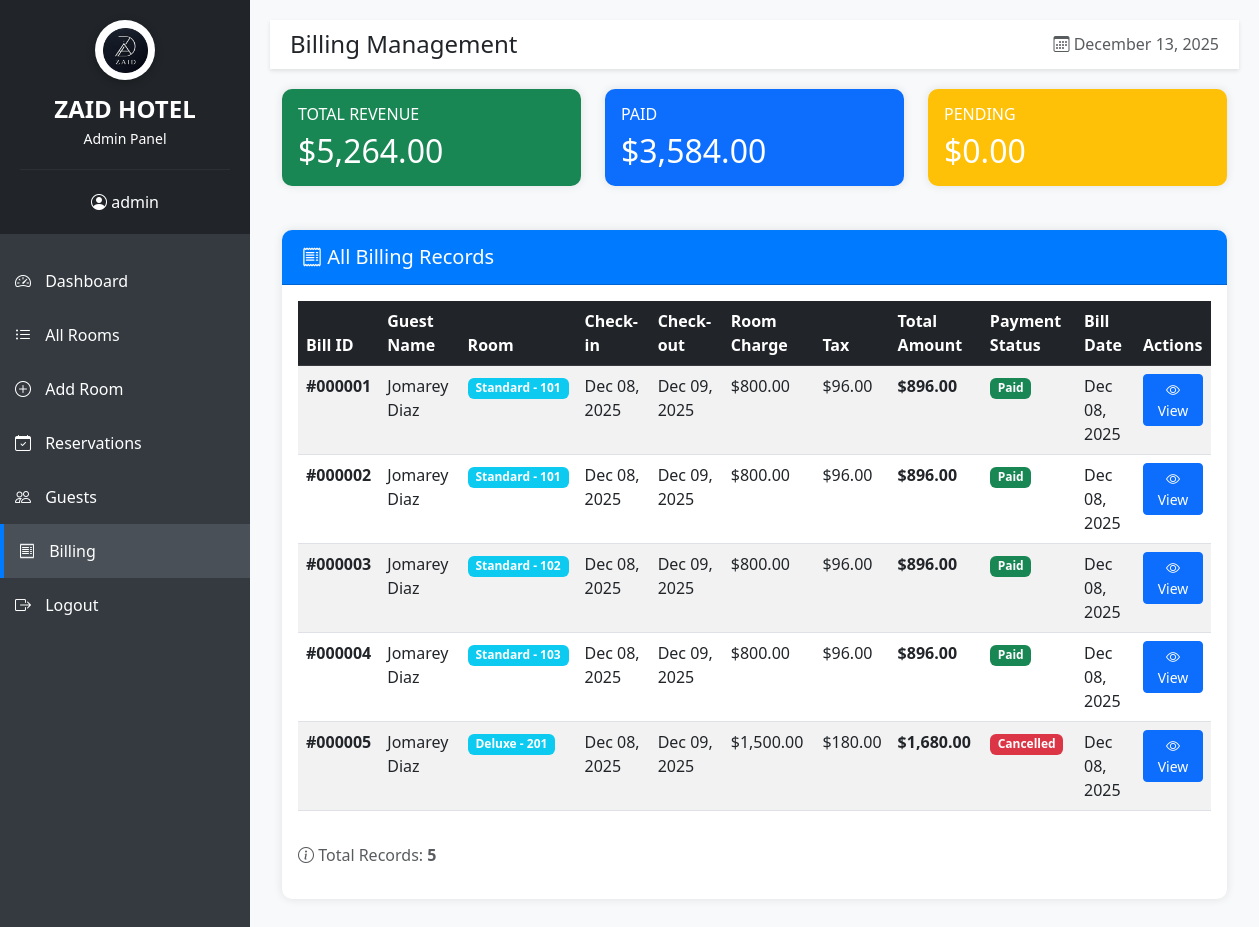
/admin/billing.php (signed in), run on an earlier commit of the app's database.
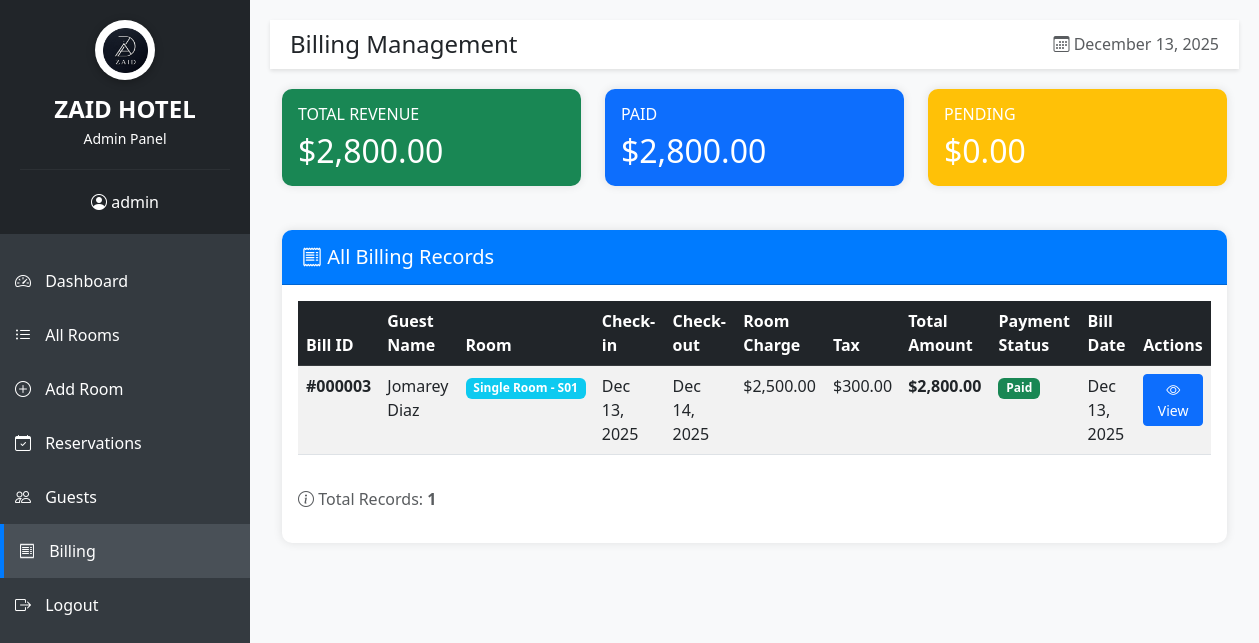
And on a later commit of the database.
### tables this page shows
CREATE TABLE billing (
        bill_id INTEGER PRIMARY KEY AUTOINCREMENT,
        reservation_id INTEGER NOT NULL,
        room_charge REAL NOT NULL,
        tax_amount REAL NOT NULL,
        total_amount REAL NOT NULL,
        payment_status TEXT NOT NULL DEFAULT 'Pending',
        bill_date DATE NOT NULL,
        FOREIGN KEY (reservation_id) REFERENCES reservation(reservation_id) ON DELETE CASCADE
    );

CREATE TABLE guest (
        guest_id INTEGER PRIMARY KEY AUTOINCREMENT,
        first_name TEXT NOT NULL,
        last_name TEXT NOT NULL,
        email TEXT NOT NULL UNIQUE,
        phone TEXT NOT NULL,
        address TEXT,
        password TEXT NOT NULL,
        created_date DATETIME DEFAULT CURRENT_TIMESTAMP
    );

CREATE TABLE room_type (
        room_type_id INTEGER PRIMARY KEY AUTOINCREMENT,
        type_name TEXT NOT NULL,
        nightly_rate REAL NOT NULL,
        max_guests INTEGER NOT NULL,
        description TEXT,
        thumbnail TEXT,
        image1 TEXT,
        image2 TEXT,
        image3 TEXT,
        image4 TEXT,
        image5 TEXT
    );

CREATE TABLE room (
        room_id INTEGER PRIMARY KEY AUTOINCREMENT,
        room_number TEXT NOT NULL UNIQUE,
        room_type_id INTEGER NOT NULL,
        status TEXT NOT NULL DEFAULT 'Available',
        floor TEXT NOT NULL,
        FOREIGN KEY (room_type_id) REFERENCES room_type(room_type_id) ON DELETE CASCADE
    );

CREATE TABLE "reservation" (
        reservation_id INTEGER PRIMARY KEY AUTOINCREMENT,
        guest_id INTEGER NOT NULL,
        room_id INTEGER NOT NULL,
        check_in_date DATE NOT NULL,
        check_out_date DATE NOT NULL,
        num_guests INTEGER NOT NULL,
        total_amount REAL NOT NULL,
        status TEXT NOT NULL DEFAULT 'Confirmed',
        booking_date DATETIME DEFAULT CURRENT_TIMESTAMP,
        actual_check_in DATETIME,
        actual_check_out DATETIME,
        FOREIGN KEY (guest_id) REFERENCES guest(guest_id) ON DELETE CASCADE,
        FOREIGN KEY (room_id) REFERENCES room(room_id) ON DELETE CASCADE
    );

### config/db.php (called while the page is built, shortened)
<?php
function db_fetch_all($result) {
    $rows = [];
    while ($row = $result->fetchArray(SQLITE3_ASSOC)) {
        $rows[] = $row;
    }
    return $rows;
}
?>

### admin/billing.php (the view, shortened to what the changed rows need)
<?php
require_once '../config/db.php';
include 'includes/header.php';
include 'includes/sidebar.php';
$query = "SELECT b.*, r.reservation_id, r.check_in_date, r.check_out_date, r.status as reservation_status,
                 g.first_name, g.last_name, g.email,
                 rm.room_number, rt.type_name
          FROM billing b
          INNER JOIN reservation r ON b.reservation_id = r.reservation_id
          INNER JOIN guest g ON r.guest_id = g.guest_id
          INNER JOIN room rm ON r.room_id = rm.room_id
          INNER JOIN room_type rt ON rm.room_type_id = rt.room_type_id
          ORDER BY b.bill_date DESC";
$result = $conn->query($query);
$billings = db_fetch_all($result);
$total_revenue = 0;
$total_pending = 0;
$total_paid = 0;
foreach ($billings as $bill) {
    if ($bill['payment_status'] === 'Paid') {
        $total_paid += $bill['total_amount'];
    } elseif ($bill['payment_status'] === 'Pending') {
        $total_pending += $bill['total_amount'];
    }
    $total_revenue += $bill['total_amount'];
}
?>
<div class="container-fluid">
    <div class="row mb-4">
        <div class="col-md-4">
            <div class="card text-white bg-success">
                <div class="card-body">
                    <h6 class="text-uppercase">Total Revenue</h6>
                    <h2 class="mb-0">$<?php echo number_format($total_revenue, 2); ?></h2>
                </div>
            </div>
        </div>
        <div class="col-md-4">
            <div class="card text-white bg-primary">
                <div class="card-body">
                    <h6 class="text-uppercase">Paid</h6>
                    <h2 class="mb-0">$<?php echo number_format($total_paid, 2); ?></h2>
                </div>
            </div>
        </div>
        <div class="col-md-4">
            <div class="card text-white bg-warning">
                <div class="card-body">
                    <h2 class="mb-0">$<?php echo number_format($total_pending, 2); ?></h2>
                </div>
            </div>
        </div>
    </div>
    <div class="card">
        <div class="card-body">
            <div class="table-responsive">
                <table class="table table-striped table-hover">
                    <thead class="table-dark">
                        <tr>
                            <th>Bill ID</th>
                            <th>Guest Name</th>
                            <th>Room</th>
                            <th>Check-in</th>
                            <th>Check-out</th>
                            <th>Room Charge</th>
                            <th>Tax</th>
                            <th>Total Amount</th>
                            <th>Payment Status</th>
                            <th>Bill Date</th>
                            <th>Actions</th>
                        </tr>
                    </thead>
                    <tbody>
                        <?php if (!empty($billings)): ?>
                            <?php foreach ($billings as $bill): ?>
                            <tr>
                                <td><strong>#<?php echo str_pad($bill['bill_id'], 6, '0', STR_PAD_LEFT); ?></strong></td>
                                <td><?php echo htmlspecialchars($bill['first_name'] . ' ' . $bill['last_name']); ?></td>
                                <td>
                                    <span class="badge bg-info">
                                        <?php echo htmlspecialchars($bill['type_name'] . ' - ' . $bill['room_number']); ?>
                                    </span>
                                </td>
                                <td><?php echo date('M d, Y', strtotime($bill['check_in_date'])); ?></td>
                                <td><?php echo date('M d, Y', strtotime($bill['check_out_date'])); ?></td>
                                <td>$<?php echo number_format($bill['room_charge'], 2); ?></td>
                                <td>$<?php echo number_format($bill['tax_amount'], 2); ?></td>
                                <td><strong>$<?php echo number_format($bill['total_amount'], 2); ?></strong></td>
                                <td>
                                    <?php if ($bill['payment_status'] === 'Paid'): ?>
                                        <span class="badge bg-success">Paid</span>
                                    <?php elseif ($bill['payment_status'] === 'Pending'): ?>
                                        <span class="badge bg-warning">Pending</span>
                                    <?php else: ?>
                                        <span class="badge bg-danger">Cancelled</span>
                                    <?php endif; ?>
                                </td>
                                <td><?php echo date('M d, Y', strtotime($bill['bill_date'])); ?></td>
                                <td>
                                    <a href="view-bill.php?bill_id=<?php echo $bill['bill_id']; ?>"
                                       class="btn btn-sm btn-primary">
                                        <i class="bi bi-eye"></i> View
                                    </a>
                                </td>
                            </tr>
                            <?php endforeach; ?>
                        <?php else: ?>
                            <tr>
                                <td colspan="11" class="text-center">No billing records found</td>
                            </tr>
                        <?php endif; ?>
                    </tbody>
                </table>
            </div>
            <?php if (!empty($billings)): ?>
            <div class="mt-3">
                <p class="text-muted">
                    <i class="bi bi-info-circle"></i>
                    Total Records: <strong><?php echo count($billings); ?></strong>
                </p>
            </div>
            <?php endif; ?>
        </div>
    </div>
</div>
    </div>
</div>
</body>
</html>

What changed in the data, as far as the page shows it:
removed billing: bill_id "000001", guest.first_name+last_name "Jomarey Diaz", room_type.type_name "Standard - 101", reservation.check_in_date "Dec 08, 2025", reservation.check_out_date "Dec 09, 2025", room_charge "800.00", tax_amount "96.00", total_amount "896.00", payment_status "Paid", bill_date "Dec 08, 2025"
removed billing: bill_id "000002", guest.first_name+last_name "Jomarey Diaz", room_type.type_name "Standard - 101", reservation.check_in_date "Dec 08, 2025", reservation.check_out_date "Dec 09, 2025", room_charge "800.00", tax_amount "96.00", total_amount "896.00", payment_status "Paid", bill_date "Dec 08, 2025"
removed billing: bill_id "000004", guest.first_name+last_name "Jomarey Diaz", room_type.type_name "Standard - 103", reservation.check_in_date "Dec 08, 2025", reservation.check_out_date "Dec 09, 2025", room_charge "800.00", tax_amount "96.00", total_amount "896.00", payment_status "Paid", bill_date "Dec 08, 2025"
removed billing: bill_id "000005", guest.first_name+last_name "Jomarey Diaz", room_type.type_name "Deluxe - 201", reservation.check_in_date "Dec 08, 2025", reservation.check_out_date "Dec 09, 2025", room_charge "1,500.00", tax_amount "180.00", total_amount "1,680.00", payment_status "Cancelled", bill_date "Dec 08, 2025"
changed billing "Jomarey Diaz": room_type.type_name "Standard - 102" → "Single Room - S01"; reservation.check_in_date "Dec 08, 2025" → "Dec 13, 2025"; reservation.check_out_date "Dec 09, 2025" → "Dec 14, 2025"; room_charge "800.00" → "2,500.00"; tax_amount "96.00" → "300.00"; total_amount "896.00" → "2,800.00"; bill_date "Dec 08, 2025" → "Dec 13, 2025"
Also different on the page:
$total_revenue: "5,264.00" → "2,800.00"
$total_paid: "3,584.00" → "2,800.00"
count($billings): "5" → "1"
